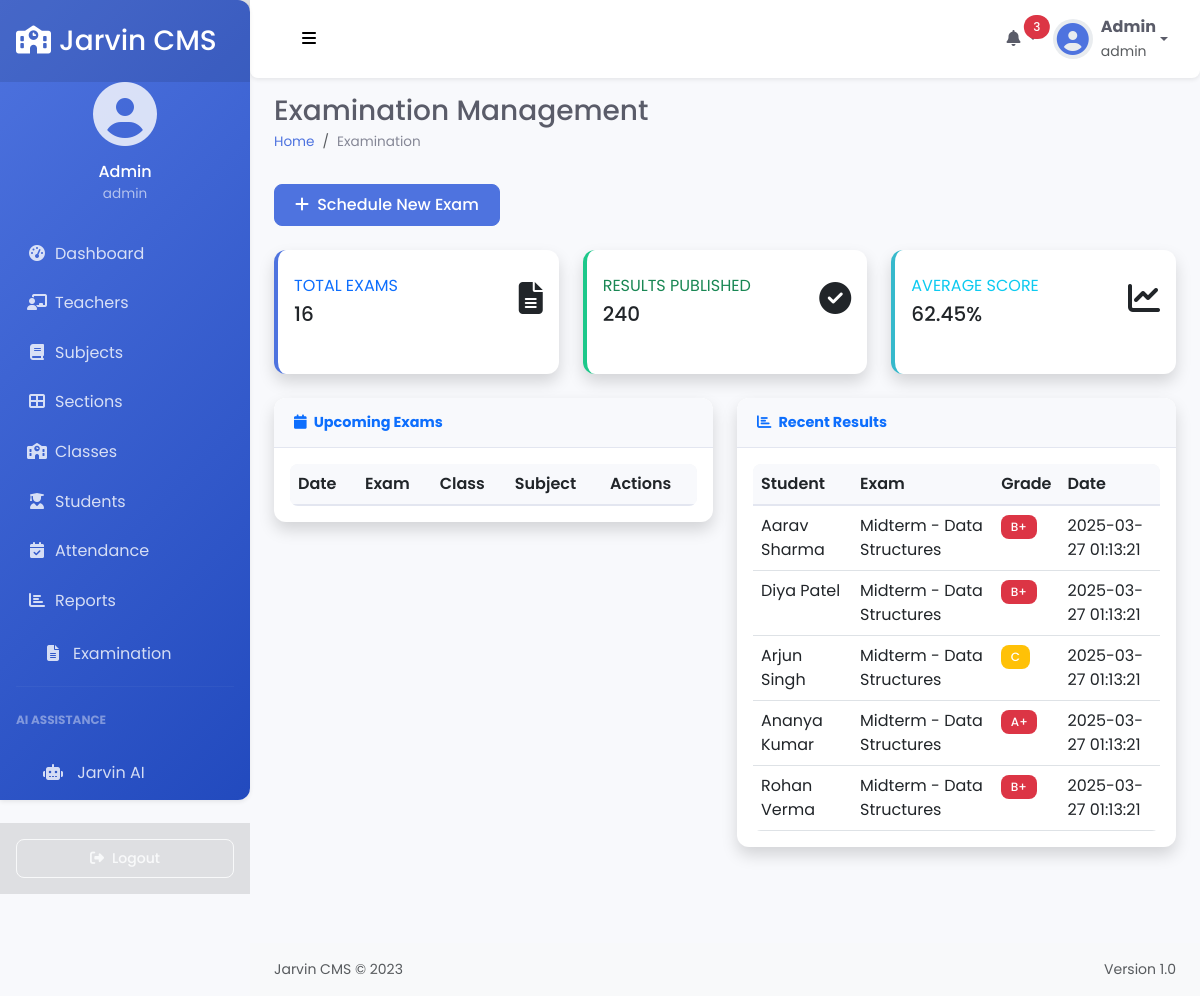
Before: /examination (signed in) with the older database file.
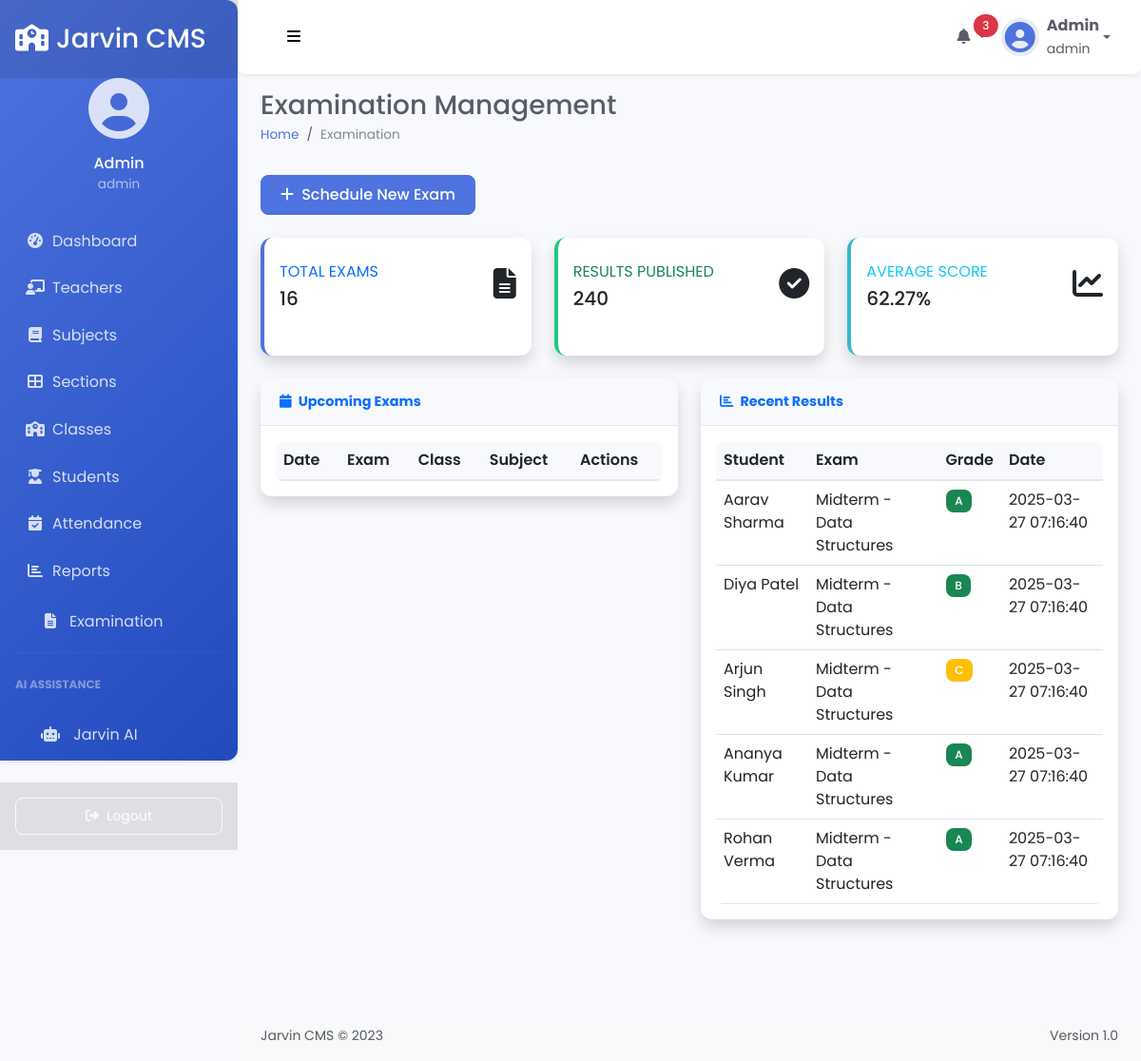
After: the same page with the newer database file.
### tables this page shows
CREATE TABLE sms_exam_results (
            id INTEGER PRIMARY KEY AUTOINCREMENT,
            exam_id INTEGER,
            student_id INTEGER,
            marks_obtained DECIMAL(5,2),
            grade TEXT,
            remarks TEXT,
            date_added DATETIME DEFAULT CURRENT_TIMESTAMP,
            FOREIGN KEY (exam_id) REFERENCES sms_exams(id),
            FOREIGN KEY (student_id) REFERENCES sms_students(id)
        );

CREATE TABLE sms_students (
            id INTEGER PRIMARY KEY AUTOINCREMENT,
            admission_no TEXT,
            roll_no TEXT,
            name TEXT,
            photo TEXT,
            gender TEXT,
            dob TEXT,
            mobile TEXT,
            email TEXT,
            current_address TEXT,
            father_name TEXT,
            mother_name TEXT,
            admission_date TEXT,
            academic_year TEXT,
            class INTEGER,
            section INTEGER
        );

CREATE TABLE sms_exam_types (
            id INTEGER PRIMARY KEY AUTOINCREMENT,
            name TEXT NOT NULL,
            description TEXT
        );

CREATE TABLE sms_subjects (
            subject_id INTEGER PRIMARY KEY AUTOINCREMENT,
            subject TEXT,
            type TEXT,
            code TEXT
        );

### app.py (the view)
@app.route("/examination", methods=['GET'])
def examination():
    if 'loggedin' not in session:
        return redirect(url_for('login'))
    db = get_db()
    cursor = db.cursor()
    cursor.execute('''
        SELECT e.*, et.name as exam_type, c.name as class_name, s.subject as subject_name
        FROM sms_exams e
        JOIN sms_exam_types et ON e.exam_type_id = et.id
        JOIN sms_classes c ON e.class_id = c.id
        JOIN sms_subjects s ON e.subject_id = s.subject_id
        WHERE e.exam_date >= date('now')
        ORDER BY e.exam_date ASC
        LIMIT 5
    ''')
    upcoming_exams = cursor.fetchall()
    cursor.execute('''
        SELECT er.*, e.exam_date, et.name as exam_type,
               s.name as student_name, c.name as class_name,
               sub.subject as subject_name
        FROM sms_exam_results er
        JOIN sms_exams e ON er.exam_id = e.id
        JOIN sms_exam_types et ON e.exam_type_id = et.id
        JOIN sms_students s ON er.student_id = s.id
        JOIN sms_classes c ON e.class_id = c.id
        JOIN sms_subjects sub ON e.subject_id = sub.subject_id
        ORDER BY er.date_added DESC
        LIMIT 5
    ''')
    recent_results = cursor.fetchall()
    cursor.execute('SELECT COUNT(*) FROM sms_exams')
    total_exams = cursor.fetchone()[0]
    cursor.execute('SELECT COUNT(*) FROM sms_exam_results')
    total_results = cursor.fetchone()[0]
    cursor.execute('SELECT AVG(marks_obtained) FROM sms_exam_results')
    avg_score = cursor.fetchone()[0] or 0
    cursor.execute('SELECT * FROM sms_classes')
    classes = cursor.fetchall()
    cursor.execute('SELECT * FROM sms_subjects')
    subjects = cursor.fetchall()
    cursor.execute('SELECT * FROM sms_exam_types')
    exam_types = cursor.fetchall()
    db.close()
    return render_template('examination.html',
                         upcoming_exams=upcoming_exams,
                         recent_results=recent_results,
                         total_exams=total_exams,
                         total_results=total_results,
                         avg_score=round(avg_score, 2),
                         classes=classes,
                         subjects=subjects,
                         exam_types=exam_types)

### templates/examination.html (shortened to what this page needs)
{% extends 'layout.html' %}
{% block header %}Examination Management{% endblock %}
{% block breadcrumb %}
<li class="breadcrumb-item active" aria-current="page">Examination</li>
{% endblock %}
{% block content %}
<div class="d-sm-flex align-items-center justify-content-between mb-4">
    <button type="button" class="btn btn-primary" data-bs-toggle="modal" data-bs-target="#addExamModal">
        <i class="fas fa-plus me-1"></i> Schedule New Exam
    </button>
</div>
<div class="row fade-in">
    <div class="col-xl-4 col-md-6 mb-4">
        <div class="card card-stat border-left-primary shadow h-100 py-2">
            <div class="card-body">
                <div class="row no-gutters align-items-center">
                    <div class="col mr-2">
                        <div class="text-xs font-weight-bold text-primary text-uppercase mb-1">
                            Total Exams</div>
                        <div class="h5 mb-0 font-weight-bold text-gray-800">{{ total_exams }}</div>
                    </div>
                    <div class="col-auto">
                        <i class="fas fa-file-alt fa-2x text-gray-300"></i>
                    </div>
                </div>
            </div>
        </div>
    </div>
    <div class="col-xl-4 col-md-6 mb-4">
        <div class="card card-stat border-left-success shadow h-100 py-2">
            <div class="card-body">
                <div class="row no-gutters align-items-center">
                    <div class="col mr-2">
                        <div class="text-xs font-weight-bold text-success text-uppercase mb-1">
                            Results Published</div>
                        <div class="h5 mb-0 font-weight-bold text-gray-800">{{ total_results }}</div>
                    </div>
                    <div class="col-auto">
                        <i class="fas fa-check-circle fa-2x text-gray-300"></i>
                    </div>
                </div>
            </div>
        </div>
    </div>
    <div class="col-xl-4 col-md-6 mb-4">
        <div class="card card-stat border-left-info shadow h-100 py-2">
            <div class="card-body">
                <div class="row no-gutters align-items-center">
                    <div class="col mr-2">
                        <div class="text-xs font-weight-bold text-info text-uppercase mb-1">
                            Average Score</div>
                        <div class="h5 mb-0 font-weight-bold text-gray-800">{{ avg_score }}%</div>
                    </div>
                    <div class="col-auto">
                        <i class="fas fa-chart-line fa-2x text-gray-300"></i>
                    </div>
                </div>
            </div>
        </div>
    </div>
</div>
<div class="row">
    <div class="col-lg-6 mb-4">
        <div class="card shadow">
            <div class="card-header py-3 d-flex flex-row align-items-center justify-content-between">
                <h6 class="m-0 font-weight-bold text-primary">
                    <i class="fas fa-calendar me-1"></i> Upcoming Exams
                </h6>
            </div>
            <div class="card-body">
                <div class="table-responsive">
                    <table class="table table-hover">
                        <thead class="bg-light">
                            <tr>
                                <th>Date</th>
                                <th>Exam</th>
                                <th>Class</th>
                                <th>Subject</th>
                                <th>Actions</th>
                            </tr>
                        </thead>
                    </table>
                </div>
            </div>
        </div>
    </div>
    <div class="col-lg-6 mb-4">
        <div class="card shadow">
            <div class="card-header py-3">
                <h6 class="m-0 font-weight-bold text-primary">
                    <i class="fas fa-chart-bar me-1"></i> Recent Results
                </h6>
            </div>
            <div class="card-body">
                <div class="table-responsive">
                    <table class="table table-hover">
                        <thead class="bg-light">
                            <tr>
                                <th>Student</th>
                                <th>Exam</th>
                                <th>Grade</th>
                                <th>Date</th>
                            </tr>
                        </thead>
                        <tbody>
                            {% for result in recent_results %}
                            <tr>
                                <td>{{ result.student_name }}</td>
                                <td>{{ result.exam_type }} - {{ result.subject_name }}</td>
                                <td>
                                    <span
                                        class="badge bg-{{ 'success' if result.grade in ['A', 'B'] else 'warning' if result.grade == 'C' else 'danger' }}">
                                        {{ result.grade }}
                                    </span>
                                </td>
                                <td>{{ result.date_added }}</td>
                            </tr>
                            {% endfor %}
                        </tbody>
                    </table>
                </div>
            </div>
        </div>
    </div>
</div>
{% endblock %}

### templates/layout.html (shortened to what this page needs)
<!DOCTYPE html>
<html lang="en">
<head>
    <link href="https://cdn.jsdelivr.net/npm/bootstrap@5.3.0/dist/css/bootstrap.min.css" rel="stylesheet">
    <link rel="stylesheet" href="https://cdnjs.cloudflare.com/ajax/libs/font-awesome/6.4.0/css/all.min.css">
    <link rel="stylesheet" href="{{ url_for('static', filename='css/style.css') }}">
    <link rel="stylesheet" href="{{ url_for('static', filename='css/modern-theme.css') }}">
    <link rel="stylesheet" href="{{ url_for('static', filename='css/voice-assistant.css') }}">
</head>
<body>
    {% if 'loggedin' in session %}
    <div class="d-flex wrapper">
        <nav id="sidebar" class="sidebar">
            <div class="sidebar-header">
                <h3 class="mb-0">
                    <i class="fas fa-school me-2"></i>Jarvin CMS
                </h3>
            </div>
            <div class="sidebar-profile text-center mb-4">
                <div class="user-avatar mb-3">
                    <i class="fas fa-user-circle fa-4x"></i>
                </div>
                <div class="user-info">
                    <h6 class="mb-0">{{ session.name }}</h6>
                    <span class="user-role">{{ session.role }}</span>
                </div>
            </div>
            <ul class="list-unstyled components">
                <li>
                    <a href="{{ url_for('dashboard') }}" class="{% if request.path == '/dashboard' %}active{% endif %}">
                        <i class="fas fa-tachometer-alt me-2"></i>Dashboard
                    </a>
                </li>
                <li>
                    <a href="{{ url_for('teacher') }}" class="{% if request.path == '/teacher' %}active{% endif %}">
                        <i class="fas fa-chalkboard-teacher me-2"></i>Teachers
                    </a>
                </li>
                <li>
                    <a href="{{ url_for('subject') }}" class="{% if request.path == '/subject' %}active{% endif %}">
                        <i class="fas fa-book me-2"></i>Subjects
                    </a>
                </li>
                <li>
                    <a href="{{ url_for('sections') }}" class="{% if request.path == '/sections' %}active{% endif %}">
                        <i class="fas fa-th-large me-2"></i>Sections
                    </a>
                </li>
                <li>
                    <a href="{{ url_for('classes') }}" class="{% if request.path == '/classes' %}active{% endif %}">
                        <i class="fas fa-school me-2"></i>Classes
                    </a>
                </li>
                <li>
                    <a href="{{ url_for('student') }}" class="{% if request.path == '/student' %}active{% endif %}">
                        <i class="fas fa-user-graduate me-2"></i>Students
                    </a>
                </li>
                <li>
                    <a href="{{ url_for('attendance') }}"
                        class="{% if request.path == '/attendance' %}active{% endif %}">
                        <i class="fas fa-calendar-check me-2"></i>Attendance
                    </a>
                </li>
                <li>
                    <a href="{{ url_for('report') }}" class="{% if request.path == '/report' %}active{% endif %}">
                        <i class="fas fa-chart-bar me-2"></i>Reports
                    </a>
                </li>
                <li class="nav-item">
                    <a class="nav-link" href="{{ url_for('examination') }}">
                        <i class="fas fa-file-alt"></i>Examination
                    </a>
                </li>
                <hr class="sidebar-divider">
                <div class="sidebar-heading">
                    AI Assistance
                </div>
                <li class="nav-item">
                    <a class="nav-link" href="{{ url_for('jarvin_ai') }}">
                        <i class="fas fa-robot"></i>
                        <span>Jarvin AI</span>
                    </a>
                </li>
                <hr class="sidebar-divider d-none d-md-block">
            </ul>
            <div class="sidebar-footer">
                <a href="{{ url_for('logout') }}" class="btn btn-outline-light btn-sm w-100">
                    <i class="fas fa-sign-out-alt me-2"></i>Logout
                </a>
            </div>
        </nav>
        <div id="content" class="content">
            <nav class="navbar navbar-expand-lg navbar-light bg-white shadow-sm">
                <div class="container-fluid">
                    <button type="button" id="sidebarCollapse" class="btn btn-light d-none d-md-block">
                        <i class="fas fa-bars"></i>
                    </button>
                    <div class="d-flex align-items-center ms-auto">
                        <div class="dropdown me-3">
                            <a class="nav-link dropdown-toggle" href="#" role="button" data-bs-toggle="dropdown"
                                aria-expanded="false">
                                <i class="fas fa-bell"></i>
                                <span
                                    class="position-absolute top-0 start-100 translate-middle badge rounded-pill bg-danger">
                                    3
                                </span>
                            </a>
                        </div>
                        <div class="dropdown">
                            <a class="nav-link dropdown-toggle d-flex align-items-center" href="#" role="button"
                                data-bs-toggle="dropdown" aria-expanded="false">
                                <div class="avatar-sm me-2">
                                    <i class="fas fa-user-circle fa-2x"></i>
                                </div>
                                <div class="d-none d-sm-block">
                                    <div class="fw-bold">{{ session.name }}</div>
                                    <small class="text-muted">{{ session.role }}</small>
                                </div>
                            </a>
                        </div>
                    </div>
                </div>
            </nav>
            <div class="container-fluid px-4 py-3">
                <div class="row">
                    <div class="col">
                        <h1 class="page-title">{% block header %}Dashboard{% endblock %}</h1>
                        <nav aria-label="breadcrumb">
                            <ol class="breadcrumb">
                                <li class="breadcrumb-item"><a href="{{ url_for('dashboard') }}">Home</a></li>
                                {% block breadcrumb %}{% endblock %}
                            </ol>
                        </nav>
                    </div>
                </div>
            </div>
            <div class="container-fluid px-4 pb-5">
                {% block content %}{% endblock %}
            </div>
            <footer class="footer mt-auto py-3 bg-light">
                <div class="container-fluid px-4">
                    <div class="d-flex justify-content-between align-items-center">
                        <span class="text-muted">Jarvin CMS &copy; 2023</span>
                        <span class="text-muted">Version 1.0</span>
                    </div>
                </div>
            </footer>
        </div>
    </div>
    {% else %}
    <div class="auth-wrapper">
        {% block login_content %}{% endblock %}
    </div>
    {% endif %}
</body>
</html>

Changed rows visible on the page:
changed sms_exam_results "Aarav Sharma": grade "B+" → "A"; date_added "2025-03-27 01:13:21" → "2025-03-27 07:16:40"
changed sms_exam_results "Diya Patel": grade "B+" → "B"; date_added "2025-03-27 01:13:21" → "2025-03-27 07:16:40"
changed sms_exam_results "Arjun Singh": date_added "2025-03-27 01:13:21" → "2025-03-27 07:16:40"
changed sms_exam_results "Ananya Kumar": grade "A+" → "A"; date_added "2025-03-27 01:13:21" → "2025-03-27 07:16:40"
changed sms_exam_results "Rohan Verma": grade "B+" → "A"; date_added "2025-03-27 01:13:21" → "2025-03-27 07:16:40"
Other visible differences:
{{ avg_score }}: "62.45" → "62.27"
